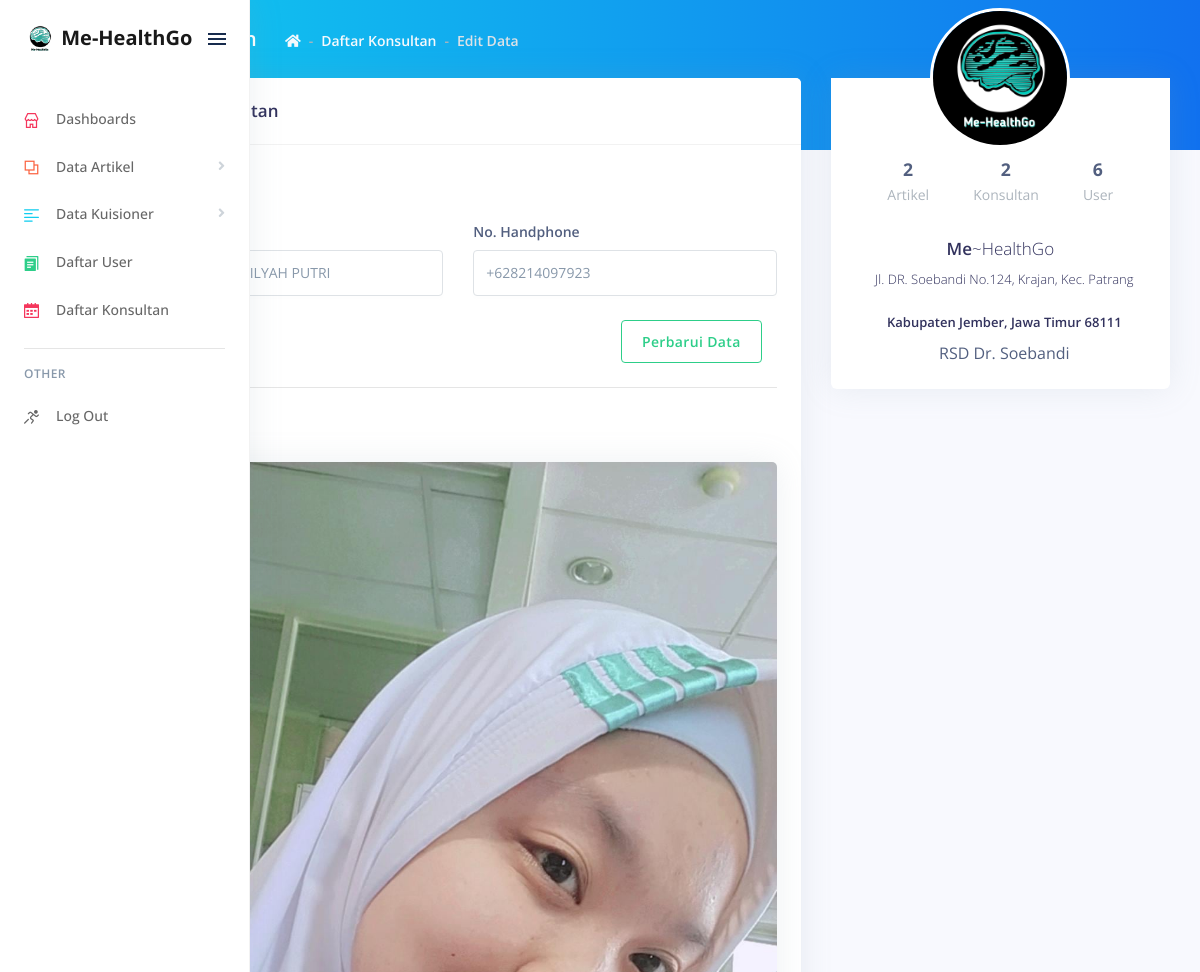
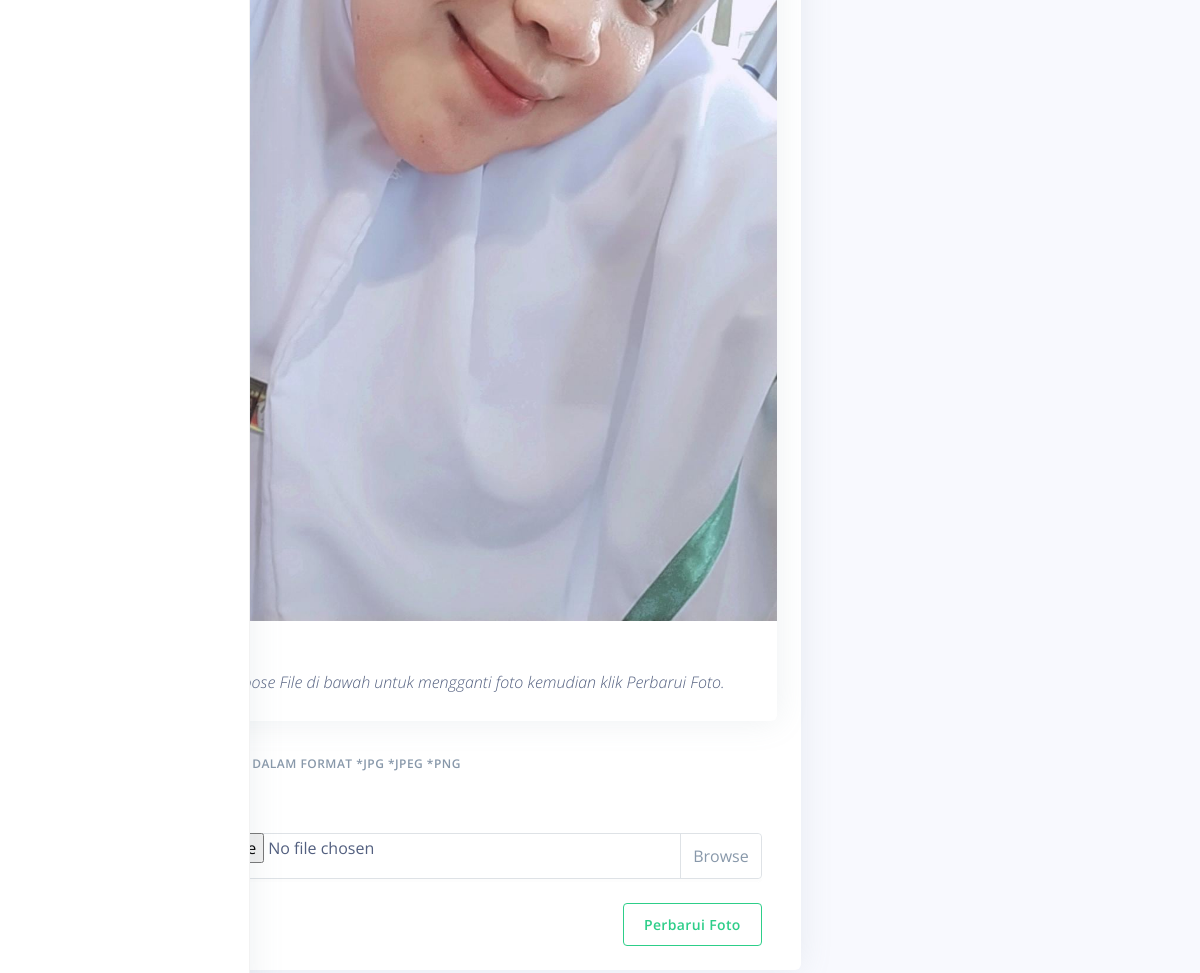
Screenshot of /pages/examples/edit-data-konsultan?id_konsultan=3 (signed in) with the database file from the repository (2 pictures, top to bottom).
### tables this page shows
CREATE TABLE `konsultan` (
  `id_konsultan` int(4) NOT NULL,
  `nama` varchar(60) NOT NULL,
  `noHp` varchar(13) NOT NULL,
  `pekerjaan` varchar(255) NOT NULL,
  `alamat` text NOT NULL,
  `imageUrl` text NOT NULL
);

### pages/examples/edit-data-konsultan.php (the view, shortened to what this page needs)
<!DOCTYPE html>
<html>
<head>
  <link rel="stylesheet" href="../../assets/vendor/nucleo/css/nucleo.css" type="text/css">
  <link rel="stylesheet" href="../../assets/vendor/%40fortawesome/fontawesome-free/css/all.min.css" type="text/css">
  <link rel="stylesheet" href="../../assets/css/argon.min23cd.css?v=1.2.1" type="text/css">
</head>
<body>
  <?php
    include 'navbar.php';
  ?>
  <div class="main-content" id="panel">
    <div class="header bg-gradient-info pb-6">
      <div class="container-fluid">
        <div class="header-body">
          <div class="row align-items-center py-4">
            <div class="col-lg-6 col-7">
              <h6 class="h2 text-white d-inline-block mb-0">Daftar Konsultan</h6>
              <nav aria-label="breadcrumb" class="d-none d-md-inline-block ml-md-4">
                <ol class="breadcrumb breadcrumb-links breadcrumb-dark">
                  <li class="breadcrumb-item"><a href="../examples/dashboard"><i class="fas fa-home"></i></a></li>
                  <li class="breadcrumb-item"><a href="konsultan">Daftar Konsultan</a></li>
                  <li class="breadcrumb-item active" aria-current="page">Edit Data</li>
                </ol>
              </nav>
            </div>
          </div>
        </div>
      </div>
    </div>
    <div class="container-fluid mt--6">
      <div class="row">
        <div class="col-xl-4 order-xl-2">
          <div class="card card-profile">
            <div class="row justify-content-center">
              <div class="col-lg-3 order-lg-2">
                <div class="card-profile-image">
                  <a href="#">
                    <img src="../../assets/img/brand/dark me.jpg" class="rounded-circle">
                  </a>
                </div>
              </div>
            </div>
            <div class="card-body pt-0">
              <div class="row">
                <div class="col">
                  <div class="card-profile-stats d-flex justify-content-center">
                    <div>
                      <span class="heading">
                      <?php
                          include 'koneksi.php';
                          $GetTable = mysqli_query($koneksi, "SELECT COUNT(id_artikel) AS CountData FROM artikel");
                          $GetData = mysqli_fetch_array($GetTable);
                          $GetCount = $GetData['CountData'];
                          echo $GetCount;
                      ?>
                      </span>
                      <span class="description">Artikel</span>
                    </div>
                    <div>
                      <span class="heading">
                      <?php
                          include 'koneksi.php';
                          $GetTable1 = mysqli_query($koneksi, "SELECT COUNT(id_konsultan) AS CountData FROM konsultan");
                          $GetData = mysqli_fetch_array($GetTable1);
                          $GetCount1 = $GetData['CountData'];
                          echo $GetCount1;
                      ?>
                      </span>
                      <span class="description">Konsultan</span>
                    </div>
                    <div>
                      <span class="heading">
                      <?php
                          include 'koneksi.php';
                          $GetTable2 = mysqli_query($koneksi, "SELECT COUNT(id_user) AS CountData FROM user");
                          $GetData = mysqli_fetch_array($GetTable2);
                          $GetCount2 = $GetData['CountData'];
                          echo $GetCount2;
                      ?>
                      </span>
                      <span class="description">User</span>
                    </div>
                  </div>
                </div>
              </div>
              <div class="text-center">
                <h5 class="h3">
                  Me<span class="font-weight-light">~HealthGo</span>
                </h5>
                <div class="h5 font-weight-300">
                  <i class="ni location_pin mr-2"></i>Jl. DR. Soebandi No.124, Krajan, Kec. Patrang
                </div>
                <div class="h5 mt-4">
                  <i class="ni business_briefcase-24 mr-2"></i>Kabupaten Jember, Jawa Timur 68111
                </div>
                <div>
                  <i class="ni education_hat mr-2"></i>RSD Dr. Soebandi
                </div>
              </div>
            </div>
          </div>
        </div>
        <div class="col-xl-8 order-xl-1">
          <div class="card">
            <div class="card-header">
              <div class="row align-items-center">
                <div class="col-8">
                  <h3 class="mb-0">Edit Data Konsultan</h3>
                </div>
              </div>
            </div>
            <div class="card-body">
            <?php
              $id = $_GET['id_konsultan'];
              $SelectData = mysqli_query($koneksi, "SELECT * FROM konsultan WHERE id_konsultan = '$id'");
              $GetData = mysqli_fetch_array($SelectData);
            ?>
              <form action="update-data-konsultan" method="POST" enctype="multipart/form-data" autocomplete="OFF">
                <h6 class="heading-small text-muted mb-4">Data Konsultan</h6>
                <div class="pl-lg-4">
                  <div class="row">
                    <div class="col-lg-6">
                        <div class="form-group">
                            <label class="form-control-label" for="input-email">Nama</label>
                            <input type="text" id="input-email" class="form-control" name="nama" placeholder="Isi Nama" value="<?php echo $GetData['nama']; ?>">
                        </div>
                    </div>
                    <div class="col-lg-6">
                        <div class="form-group">
                            <label class="form-control-label" for="input-email">No. Handphone</label>
                            <input type="text" id="input-email" class="form-control" name="noHp" placeholder="Isi Nomor Handphone" value="<?php echo $GetData['noHp']; ?>">
                        </div>
                    </div>
                </div>
                <div class="col-lg-12 col-5 text-right">
                    <button class="btn btn-outline-success" type="submit">Perbarui Data</button>
                </div>
              </form>
              <form action="update-gambar-konsultan.php" method="POST" enctype="multipart/form-data" autocomplete="OFF">
                    <hr class="my-4" />
                    <h6 class="heading-small text-muted mb-4">Foto</h6>
                    <div class="card">
                        <img class="card-img-top" src="../../assets/img/img-kons/<?php echo $GetData['imageUrl']?>" alt="Image placeholder">
                        <div class="card-body">
                        <p class="card-text mt-4"><i>NB : Klik Choose File di bawah untuk mengganti foto kemudian klik Perbarui Foto.</i></p>
                        </div>
                    </div>
                    <h6 class="heading-small text-muted mb-4">Masukkan foto dalam format *jpg *jpeg *png</h6>
                    <div class="col-md-12">
                        <div class="form-group">
                            <label>Foto*</label>
                            <div class="input-group mb-3">
                                <div class="custom-file">
                                    <input type="file" class="custom-file-input" name="imageUrl">
                                    <label class="custom-file-label">Choose file</label>
                                </div>
                            </div>
                        </div>
                    </div>
                    <div class="col-lg-12 col-5 text-right">
                        <button class="btn btn-outline-success" type="submit">Perbarui Foto</button>
                    </div>
              </form>
            </div>
          </div>
        </div>
      </div>
    </div>
  </div>
</body>
</html>

### rows the page displays
konsultan: nama "AMIRINZA NAVILYAH PUTRI", noHp "+628214097923", imageUrl (picture)

### other values shown
$GetCount "2"
$GetCount1 "2"
$GetCount2 "6"
